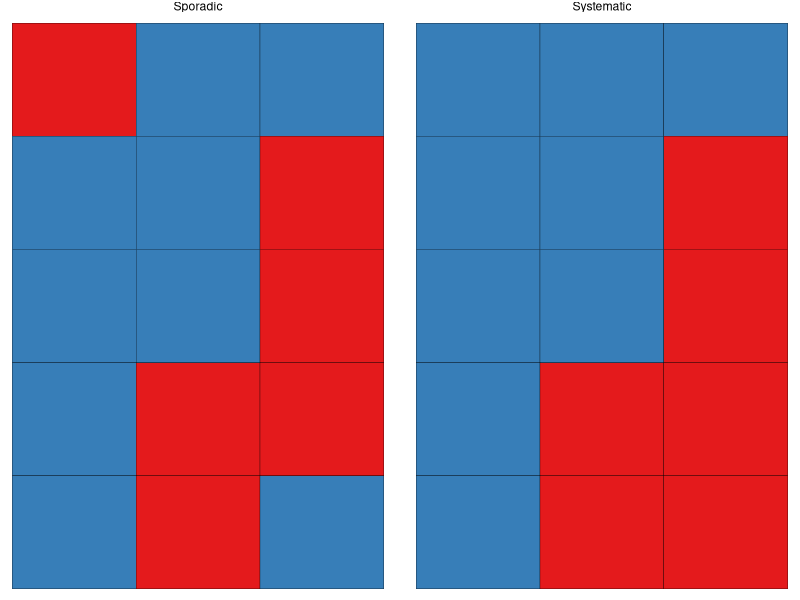

Here is the R script that generated this plot:
## ---- chunk 1
options(prompt = 'R> ', continue = '+ ')
library(tidyverse)

## ---- chunk 2
# monotone vs non-monotone
patterns <- rbind(
  tibble(pat = rep("Systematic", 5), rownr = 5:1, X = rep(1, 5), Y = c(1,1,1,0, 0), Z = c(1, rep(0,4))) %>% pivot_longer(cols = c(X, Y, Z)),
  tibble(pat = rep("Sporadic", 5), rownr = 5:1, X = c(0, rep(1,4)), Y = c(1,1,1,0, 0), Z = c(1, rep(0,3), 1)) %>% pivot_longer(cols = c(X, Y, Z))) %>%
  mutate(across(everything(), as.factor))
ggplot(patterns, aes(x = name, y = rownr, fill = value, type = pat)) +
  geom_tile(color = "black") +
  scale_fill_brewer(palette = "Set1") +
  facet_wrap(~pat) +
  theme_void() +
  theme(legend.position = "none") 
